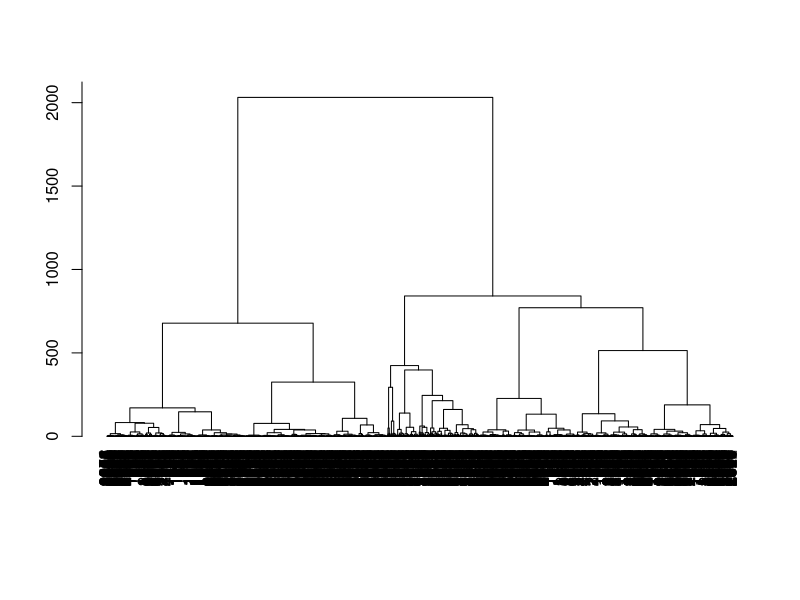
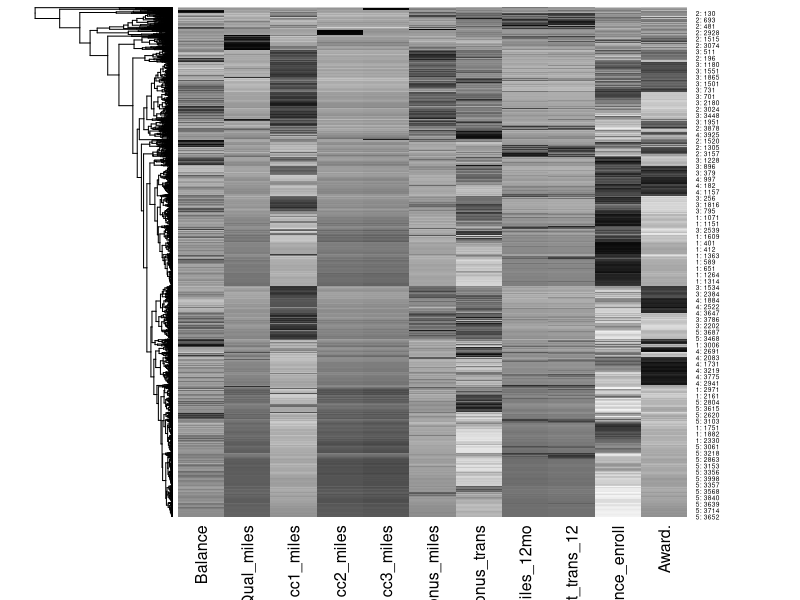
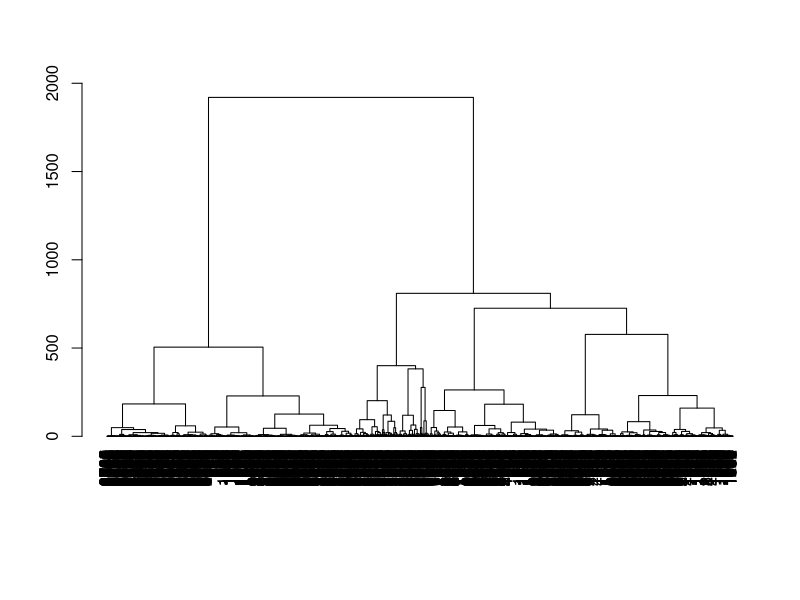
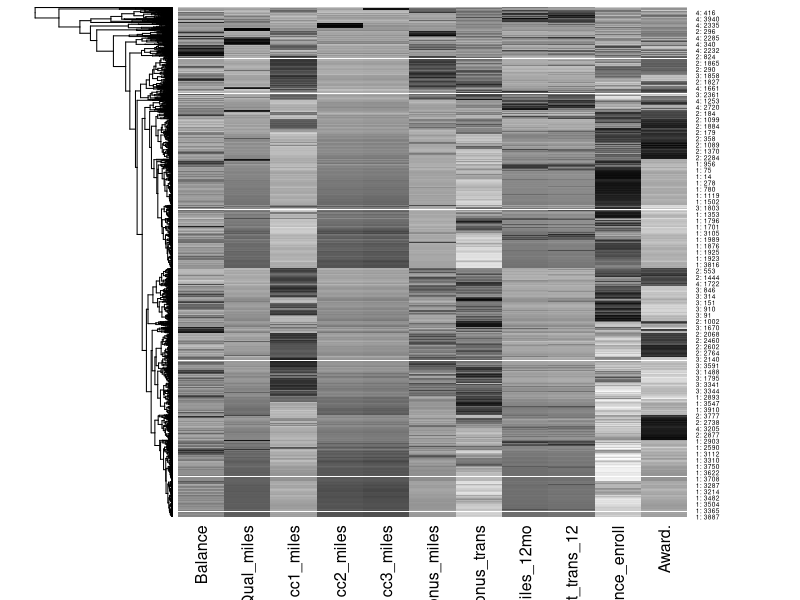

Reproduce these figures in R, in order.
#ASSIGNMENT 4

#QUES A:
#read data 
data=read.csv("EastWestAirlinesCluster.csv")
#add row name as ID
row.names(data) <- data[,1]
#remove the ID column
data <- data[,-1]
#normalize the input variables
data.norm=sapply(data,scale)
#add row names to data.norm
row.names(data.norm) <- row.names(data)
#compute distance from normalized data
distance.norm <- dist(data.norm, method = "euclidean")
#use hclust with above distance and ward's method
Hmodel <- hclust(distance.norm, method = "ward.D")
plot(Hmodel, hang = -1, ann = FALSE)
# from the dendrogram, we can conclude there are 5 clusters
#cut the dendrogram in 5 clusters
Hmodel_reduced=cutree(Hmodel, k=5)
Hmodel_reduced

#QUES C
clust.centroid = function(i, dat, groups) {
  ind = (groups == i)
  colMeans(dat[ind,])
}
sapply(unique(Hmodel_reduced), clust.centroid,data, Hmodel_reduced)

#set labels as cluster membership and ID number
row.names(data.norm) <- paste(Hmodel_reduced, ": ", row.names(data), sep = "")
# plot heatmap
# rev() reverses the color mapping to large = dark
heatmap(as.matrix(data.norm), Colv = NA, hclustfun = hclust,
        col=rev(paste("gray",1:99,sep="")))

#QUES D
#repeating the whole model with 95% of sample data
#divide data into 95 % and 5%
set.seed(123)
sample <- sample(c(TRUE, FALSE), nrow(data), replace=TRUE, prob=c(0.95,0.05))
newdata  <- data[sample, ]
#run the same steps with newdata
#normalize the input variables
newdata.norm=sapply(newdata,scale)
#add row names to data.norm
row.names(newdata.norm) <- row.names(newdata)
#compute distance from normalized data
newdistance.norm <- dist(newdata.norm, method = "euclidean")
#use hclust with above distance and ward's method
newHmodel <- hclust(newdistance.norm, method = "ward.D")
plot(newHmodel, hang = -1, ann = FALSE)
# from the dendrogram, we can conclude there are  clusters
#cut the dendrogram in 4 clusters
newHmodel_reduced=cutree(newHmodel, k=4)
newHmodel_reduced
#set labels as cluster membership and ID number
row.names(newdata.norm) <- paste(newHmodel_reduced, ": ", row.names(newdata), sep = "")
# plot heatmap
# rev() reverses the color mapping to large = dark
heatmap(as.matrix(newdata.norm), Colv = NA, hclustfun = hclust,
        col=rev(paste("gray",1:99,sep="")))


#QUES E
#apply K means clustering
kModel <- kmeans(data.norm, 5)
kModel$cluster
kModel$centers
kModel$withinss
set.seed(123)
kModel$size
